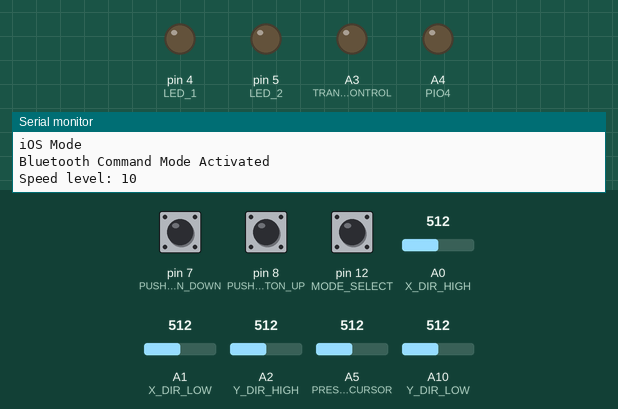
This sketch was run on a simulated Arduino Mega 2560, built with avr-gcc and run on an emulated ATmega2560. On the bench: output pins drawn as LEDs (lit = HIGH), the last lines printed to the serial monitor. Dashed ring = blinking. The inputs (shaded band) are chosen by the test bench; at power-on: pin 7 (PUSH_BUTTON_DOWN) HIGH, pin 8 (PUSH_BUTTON_UP) HIGH, pin 12 (MODE_SELECT) HIGH, A0 (X_DIR_HIGH) = 512, A1 (X_DIR_LOW) = 512, A2 (Y_DIR_HIGH) = 512, A5 (PRESSURE_CURSOR) = 512, A10 (Y_DIR_LOW) = 512. EEPROM starts erased.

Above: at 6.5 s.
6.6 s: pin 7 (PUSH_BUTTON_DOWN) pulled LOW for 0.15 s
At 6.9 s:
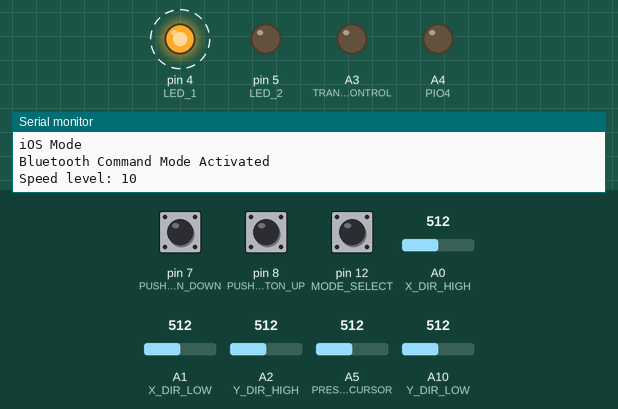
8.6 s: pin 8 (PUSH_BUTTON_UP) pulled LOW for 3.2 s
At 8.9 s:
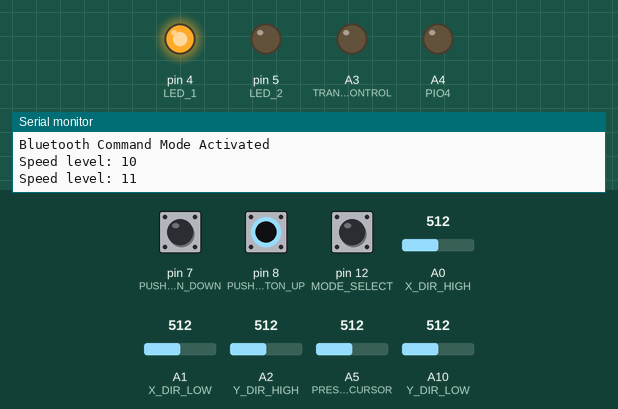
13.3 s: pin 7 (PUSH_BUTTON_DOWN) pulled LOW for 3.2 s
At 18.2 s:
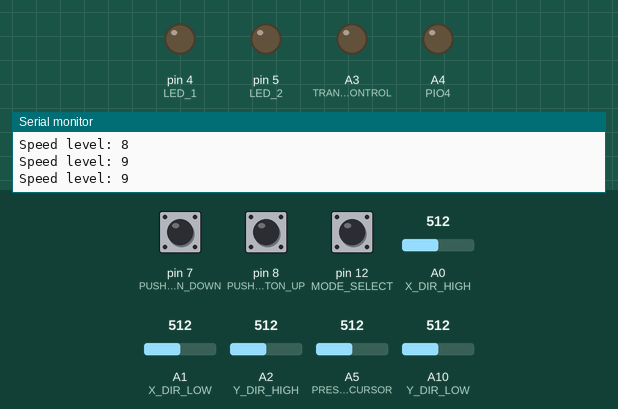
Timing chart, 0 to 19.7 s (numbered marks = the images above; inputs shaded):
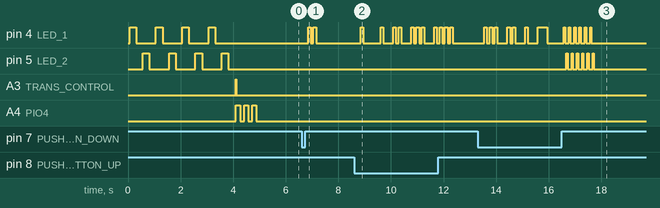

Measured:
- after the input at 6.6 s, pin 4 (LED_1): alternates HIGH for 0.10 s and LOW for 0.10 s, 4 changes in all, then stays LOW, starting after 0.25 s
- after the input at 8.6 s, pin 4 (LED_1): LOW → HIGH after 0.25 s, → LOW 0.10 s later, → HIGH 0.66 s later, → LOW 0.10 s later, … (22 changes in this stretch)
- after the input at 13.3 s, pin 4 (LED_1): LOW → HIGH after 0.25 s, → LOW 0.10 s later, → HIGH 0.10 s later, → LOW 0.10 s later, … (26 changes in this stretch); pin 5 (LED_2): alternates HIGH for 0.05 s and LOW for 0.15 s, 12 changes in all, then stays LOW, starting after 3.4 s

The sketch:

LipSync_Firmware_iOS.ino
```cpp
/*
  ----------------------------------------------------------
  =    //        //            ///               ///       =
  =    ////      //         ///  ///         ///    ///    =
  =    // //     //         ///              ///           =
  =    //  //    //          ///              ///          =
  =    //   //   //            ///              ///        =
  =    //    //  //              ///              ///      =
  =    //     // //               ///              ///     =
  =    //      ////        ///   ///         ///   ///     =
  =    //       ///           ///               ///        =
  ----------------------------------------------------------
*/
//Developed BY : MakersMakingChange
//EDITED BY: Milad Hajihassan
//VERSION: 1.1 iOS (25 October 2018)

#include <EEPROM.h>
#include <math.h>

//***PIN ASSIGNMENTS***//

#define MODE_SELECT 12                            // LipSync Mode Select
#define PUSH_BUTTON_UP 8                          // Cursor Control Button 1: UP - digital input pin 8 (internally pulled-up)
#define PUSH_BUTTON_DOWN 7                        // Cursor Control Button 2: DOWN - digital input pin 7 (internally pulled-up)
#define LED_1 4                                   // LipSync LED Color1 : GREEN - digital output pin 5
#define LED_2 5                                   // LipSync LED Color2 : RED - digital outputpin 4

#define TRANS_CONTROL A3                          // Bluetooth Transistor Control Pin - digital output pin A3
#define PIO4 A4                                   // Bluetooth PIO4 Command Pin - digital output pin A4

#define PRESSURE_CURSOR A5                        // Sip & Puff Pressure Transducer Pin - analog input pin A5
#define X_DIR_HIGH A0                             // X Direction High (Cartesian positive x : right) - analog input pin A0
#define X_DIR_LOW A1                              // X Direction Low (Cartesian negative x : left) - digital output pin A1
#define Y_DIR_HIGH A2                             // Y Direction High (Cartesian positive y : up) - analog input pin A2
#define Y_DIR_LOW A10                             // Y Direction Low (Cartesian negative y : down) - analog input pin A10

//***VARIABLE DECLARATION***//

int xHigh, yHigh, xLow, yLow;


int speedCounter = 4;                             //Declare variables for speed functionality
int fixedDelay = 30;
int switchDelay;

int commMode = 0;                                 // 1 == iOS mode or 0 == tvOS mode
int operationMode = 0;                            // Switch between 2 iOS modes
int configIsDone;                                 // Binary check of completed Bluetooth configuration
bool bluetoothCanConfig = false;                  // Allow to config Bluetooth if the flag is true

float sipThreshold;                               //Declare sip and puff variables
float puffThreshold;
float switchActivate;
int pollCounter = 0;                              //Switch poll counter
unsigned int puffCount;
unsigned int sipCount;


int puff1, puff2, puff3;

//-----------------------------------------------------------------------------------------------------------------------------------

//***MICROCONTROLLER AND PERIPHERAL MODULES CONFIGURATION***//

void setup() {

  Serial.begin(115200);                           // Set baud rate for serial coms for diagnostic data return from Bluetooth and microcontroller ***MAY REMOVE LATER***
  Serial1.begin(115200);                          // Set baud rate for Bluetooth module

  pinMode(LED_1, OUTPUT);                         //Set the visual feedback #1 LED pin to output mode
  pinMode(LED_2, OUTPUT);                         //Set the visual feedback #2 LED pin to output mode
  pinMode(TRANS_CONTROL, OUTPUT);                 //Set the transistor pin to output mode
  pinMode(PIO4, OUTPUT);                          //Set the unused pin to output mode

  pinMode(PRESSURE_CURSOR, INPUT);                //Set the pressure sensor pin to input mode

  pinMode(X_DIR_HIGH, INPUT);                     //Set the FSR pin to input mode
  pinMode(X_DIR_LOW, INPUT);
  pinMode(Y_DIR_HIGH, INPUT);
  pinMode(Y_DIR_LOW, INPUT);

  pinMode(MODE_SELECT, INPUT_PULLUP);             // LOW: iOS Mode HIGH: tvOS mode

  pinMode(PUSH_BUTTON_UP, INPUT_PULLUP);          //Set the increase joystick speed pin to input mode with pullup
  pinMode(PUSH_BUTTON_DOWN, INPUT_PULLUP);        //Set the decrease joystick speed pin to input mode with pullup

  pinMode(2, INPUT_PULLUP);                       //Set the unused pins to input mode with pullups
  pinMode(3, INPUT_PULLUP);
  pinMode(9, INPUT_PULLUP);
  pinMode(11, INPUT_PULLUP);
  pinMode(13, INPUT_PULLUP);


  delay(10);

  while(!Serial1);

  pressureSensorInitialization();               //Initialize the pressure sensor
  delay(10);
  switchSpeedValue();                           // Reads saved switch speed parameter from EEPROM
  delay(10);
  operationModeValue();                         // Read saved operation mode parameter from EEPROM
  delay(10);

  int execTime = millis();
  Serial.print("Configuration time: ");
  Serial.println(execTime);

  blink(4, 250, 3);                               // End the initialization visual feedback


  displayFeatureList();                           //Display the list of features

  Serial.println(communicationModeStatus());      // Identify the selected communication mode

  bluetoothConfigure();

  switchDelay = pow(1.6,(9-speedCounter))*fixedDelay;   //Set the default speed

  Serial.print("Speed level: ");
  Serial.println((9-speedCounter));
  delay(5);
}

//-----------------------------------------------------------------------------------------------------------------------------------

//***START OF INFINITE LOOP***//

void loop() {

  xHigh = analogRead(X_DIR_HIGH);
  xLow = analogRead(X_DIR_LOW);
  yHigh = analogRead(Y_DIR_LOW);
  yLow = analogRead(Y_DIR_HIGH);

  xHigh = map(xHigh, 0, 1023, 0, 16);                 //Map x and y values from (0 to 1023) bound to (0 to 16) as target bound
  xLow = map(xLow, 0, 1023, 0, 16);                   //The actual input values are approximately in (0 to 800) bound range
  yHigh = map(yHigh, 0, 1023, 0, 16);
  yLow = map(yLow, 0, 1023, 0, 16);

  int xDelta = xHigh - xLow;                          //Calculate the x and y delta values
  int yDelta = yHigh - yLow;

  int xx = (xDelta >= 0)? sq(xDelta):-sq(xDelta);     //Square the magnitude of x and y Delta values
  int yy = (yDelta >= 0)? sq(yDelta):-sq(yDelta);

  xx -= (xDelta >= 0)? int(sqrt(yDelta)):-int(sqrt(-yDelta));   //Subtract the square root of y Delta value from x Delta value to make movement smoother
  yy -= (yDelta >= 0)? int(sqrt(xDelta)):-int(sqrt(-xDelta));   //Subtract the square root of x Delta value from y Delta value to make movement smoother

  xx = constrain(xx, -128, 128);                      //Put constrain to set x and y range between -128 and 128 as lower and upper bounds
  yy = constrain(yy, -128, 128);

  xx = map(xx, -128, 128, -10, 10);                   //Map back x and y range from (-128 to 128) as current bounds to (0 to 1023) as target bounds
  yy = map(yy, -128, 128, -10, 10);


  if (((abs(xx)) > 0) || ((abs(yy)) > 0)) {
   pollCounter++;
   delay(15);
      if (pollCounter >= 10) {
          if ((xx >= 5) && (-5 < yy < 5) && ((abs(xx)) > (abs(yy)))) {
            if ((operationMode == 0) || (commMode == 0)) {
              //Right arrow key
              keyboardCommand((byte)0x00,byte(0x4F));
            }
            else if (operationMode == 1) {
              //Move keyboard cursor to the right direction (Alt/option Key + Right Arrow Key)
              keyboardCommand((1<<2),byte(0x4F));
            }
          }
          else if ((xx < -5) && (-5 < yy < 5) && ((abs(xx)) > (abs(yy)))){
            //Serial.println("left");
            if ((operationMode == 0) || (commMode == 0)) {
              //Left arrow key
              keyboardCommand((byte)0x00,byte(0x50));
            }
            else if (operationMode == 1) {
              //Move keyboard cursor to the left (Alt/option key + Left arrow key)
              keyboardCommand((1<<2),byte(0x50));
            }
          }
          else if ((-5 < xx < 5) && (yy < -5) && ((abs(yy)) > (abs(xx)))){
            //Serial.println("up");
            if ((operationMode == 0) || (commMode == 0)) {
              //Up arrow key
              keyboardCommand((byte)0x00,byte(0x52));
            }
            else if (operationMode == 1) {
              //Begin text selection on the right side of keyboard cursor (Shift Key + Right Arrow Key)
              keyboardCommand((1<<1),byte(0x4F));
            }
          }
          else if ((-5 < xx < 5) && (yy > 5) && ((abs(yy)) > (abs(xx)))){
            //Serial.println("down");
            if ((operationMode == 0) || (commMode == 0)) {
              //Down arrow key
              keyboardCommand((byte)0x00,byte(0x51));
            }
            else if (operationMode == 1) {
              //Begin text selection on the left side of keyboard cursor (Shift Key + Left Arrow key)
              keyboardCommand((1<<1),byte(0x50));
            }
          }
        delay(switchDelay);
        pollCounter = 0;
        }

  }

  if (digitalRead(PUSH_BUTTON_UP) == LOW) {
    delay(250);
    if (digitalRead(PUSH_BUTTON_DOWN) == LOW) {
    } else {
      increaseSwitchSpeed();      // Increase switch speed with push button up
    }
  }

  if (digitalRead(PUSH_BUTTON_DOWN) == LOW) {
    delay(250);
    if (digitalRead(PUSH_BUTTON_UP) == LOW) {
    } else {
      decreaseSwitchSpeed();      // Decrease switch speed with push button down
    }
  }

   //Pressure sensor sip and puff functions

  switchActivate = (((float)analogRead(PRESSURE_CURSOR)) / 1023.0) * 5.0;
  //Measure the pressure value and compare the result with puff pressure Thresholds
  if (switchActivate < puffThreshold) {
    while (switchActivate < puffThreshold) {
      switchActivate = (((float)analogRead(PRESSURE_CURSOR)) / 1023.0) * 5.0;
      puffCount++;         //Threshold counter
      delay(5);
    }
    if (commMode == 1) {                   //iOS mode
      if (puffCount < 150) {
        //Enter or select
        keyboardCommand(byte(0x00),byte(0x28));
      } else if (puffCount > 150 && puffCount < 750) {
        if (operationMode == 0) {
          //Search
          //Cmd or KEY_GUI_LEFT key + Space key
          keyboardCommand((1<<3),byte(0x2C));
        } else if (operationMode == 1) {
          //Find
          //Control key + F key
          keyboardCommand((1<<0),byte(0x09));
        }
      }
    } else {                   //tvOS mode
      if (puffCount < 150) {
        //Enter or select Key
        keyboardCommand(byte(0x00),byte(0x28));
      } else if (puffCount > 150 && puffCount < 750) {
        //F3 Key to switch to a different app
        keyboardCommand(byte(0x00),byte(0x3C));
      } else if (puffCount > 750) {
        //F9 Key - Fast Forward
        keyboardCommand(byte(0x00),byte(0x42));
      }
    }
      delay(switchDelay);
      puffCount = 0;
  }
  //Measure the pressure value and compare the result with sip pressure Thresholds
  if (switchActivate > sipThreshold) {
    while (switchActivate > sipThreshold) {
      switchActivate = (((float)analogRead(PRESSURE_CURSOR)) / 1023.0) * 5.0;
      sipCount++;         ///Threshold counter
      delay(5);
    }
    if (commMode == 1) {                   //iOS mode
      if (sipCount < 150) {
         //Space
        keyboardCommand(byte(0x00),byte(0x2C));
      } else if (sipCount > 150 && sipCount < 750) {
        //Home screen
        //Cmd or KEY_GUI_LEFT key + H key
        keyboardCommand((1<<3),byte(0x0B));
      } else if (sipCount > 750) {
        changeMode();
      }
    } else {                   //tvOS mode
      if (sipCount < 150) {
        //F4 Key - Go back
        keyboardCommand(byte(0x00),byte(0x3D));
      } else if (sipCount > 150 && sipCount < 750) {
        //F8 Key - Play or pause
        keyboardCommand(byte(0x00),byte(0x41));
      } else if (sipCount > 750) {
        //F7 Key - Rewind
        keyboardCommand(byte(0x00),byte(0x40));
      }
    }
      delay(switchDelay);
      sipCount = 0;
  }
}

//***CHANGE MODE FUNCTION SELECTION***//
void changeMode(void) {
  if (operationMode == 0) {
    operationMode++;
  } else {
    operationMode=0;
  }
  blink(operationMode+1, 500, 1);
  EEPROM.put(30, operationMode);
  delay(25);
}

//***END OF INFINITE LOOP***//

//-----------------------------------------------------------------------------------------------------------------------------------

//***DISPLAY FEATURE LIST FUNCTION***//

void displayFeatureList(void) {

  Serial.println(" ");
  Serial.println(" --- ");
  Serial.println("This is the LipSync iOS/tvOS firmware : VERSION: 1.1 (25 October 2018)");
  Serial.println(" --- ");
  Serial.println(" ");

}

//***LED BLINK FUNCTIONS***//

void blink(int numBlinks, int delayBlinks, int ledNumber ) {
  if (numBlinks < 0) numBlinks *= -1;

  switch (ledNumber) {
    case 1: {
        for (int i = 0; i < numBlinks; i++) {
          digitalWrite(LED_1, HIGH);
          delay(delayBlinks);
          digitalWrite(LED_1, LOW);
          delay(delayBlinks);
        }
        break;
      }
    case 2: {
        for (int i = 0; i < numBlinks; i++) {
          digitalWrite(LED_2, HIGH);
          delay(delayBlinks);
          digitalWrite(LED_2, LOW);
          delay(delayBlinks);
        }
        break;
      }
    case 3: {
        for (int i = 0; i < numBlinks; i++) {
          digitalWrite(LED_1, HIGH);
          delay(delayBlinks);
          digitalWrite(LED_1, LOW);
          delay(delayBlinks);
          digitalWrite(LED_2, HIGH);
          delay(delayBlinks);
          digitalWrite(LED_2, LOW);
          delay(delayBlinks);
        }
        break;
      }
  }
}

//***OPERATION MODE NUMBER FUNCTIONS***//

void operationModeValue(void) {
  int var;
  EEPROM.get(30, var);
  delay(5);
  operationMode = ((var == 0) || (var == 1)) ? var : 0;
  delay(5);
  EEPROM.put(30, operationMode);
  delay(5);
}

//***HID KEYBOARD SWITCH SPEED FUNCTIONS***//

void switchSpeedValue(void) {
  int var;
  EEPROM.get(2, var);
  delay(5);
  speedCounter = var;
}

//***INCREASE SWITCH SPEED FUNCTION***//

void increaseSwitchSpeed(void) {
  speedCounter++;

  if (speedCounter == 9) {
    blink(6, 50, 3);
    speedCounter = 8;
  } else {
    blink(speedCounter, 100, 1);
    switchDelay = pow(1.6,(9-speedCounter))*fixedDelay;
    EEPROM.put(2, speedCounter);
    delay(25);
  }
  Serial.print("Speed level: ");
  Serial.println((9-speedCounter));
}

//***DECREASE JOYSTICK SPEED FUNCTION***//

void decreaseSwitchSpeed(void) {
  speedCounter--;

  if (speedCounter == -1) {
    blink(6, 50, 3);     // twelve very fast blinks
    speedCounter = 0;
  } else if (speedCounter == 0) {
    blink(1, 350, 1);
    switchDelay = pow(1.6,(9-speedCounter))*fixedDelay;
    EEPROM.put(2, speedCounter);
    delay(25);
  } else {
    blink(speedCounter, 100, 1);
    switchDelay = pow(1.6,(9-speedCounter))*fixedDelay;
    EEPROM.put(2, speedCounter);
    delay(25);
  }
  Serial.print("Speed level: ");
  Serial.println((9-speedCounter));
}


//***BLUETOOTH HID KEYBOARD IOS FUNCTIONS***//

void keyboardCommand(byte modifier,byte button) {

    byte modifierByte=(byte)0x00;
    byte buttonByte=(byte)0x00;
    byte bluetoothKeyboard[5];

    buttonByte=button;
    modifierByte=modifier;

    bluetoothKeyboard[0] = 0xFE;
    bluetoothKeyboard[1] = 0x3;
    bluetoothKeyboard[2] = modifierByte;
    bluetoothKeyboard[3] = buttonByte;
    bluetoothKeyboard[4] = 0x0;

    Serial1.write(bluetoothKeyboard,5);
    Serial1.flush();
    delay(10);
    keyboardClear();

}

void keyboardClear(void) {

  byte bluetoothKeyboard[2];

  bluetoothKeyboard[0] = 0xFD;
  bluetoothKeyboard[1] = 0x00;
  Serial1.write(bluetoothKeyboard,2);
  Serial1.flush();
  delay(10);

}


//***COMMUNICATION MODE STATUS***//

String communicationModeStatus() {
  String modeName;
  if (digitalRead(MODE_SELECT) == LOW) {
    commMode = 0;                                     // 0 == tvOS mode
    modeName="tvOS Mode";
  } else if (digitalRead(MODE_SELECT) == HIGH) {
    commMode = 1;                                     // 1 == iOS mode
    modeName="iOS Mode";
  }
  delay(10);
  return modeName;
}

//***PRESSURE SENSOR INITIALIZATION FUNCTION***//

void pressureSensorInitialization(void) {
  float nominalSwitchValue = (((float)analogRead(PRESSURE_CURSOR)) / 1024.0) * 5.0; // Initial neutral pressure transducer analog value [0.0V - 5.0V]

  sipThreshold = nominalSwitchValue + 0.5;          //Create sip pressure threshold value ***Larger values tend to minimize frequency of inadvertent activation

  puffThreshold = nominalSwitchValue - 0.5;         //Create puff pressure threshold value ***Larger values tend to minimize frequency of inadvertent activation
}


//----------------------RN-42 BLUETOOTH MODULE INITIALIZATION SECTION----------------------//

//***BLUETOOTH CONFIGURATION STATUS FUNCTION***//

void bluetoothConfigureStatus(void) {
  int var;                                      // Local integer variable initialized and defined for use with EEPROM GET function
  EEPROM.get(46, var);                          // Assign value of EEPROM memory at index zero (0) to int variable var
  delay(10);
  configIsDone = (var == 1) ? var : 0;          //Define the configIsDone to 0 if the mose is set for the first time
  //Serial.println(var);                          // Only for diagnostics, may be removed later
  delay(10);
}

//***BLUETOOTH CONFIGURATION FUNCTION***//

void bluetoothConfigure(void) {
    bluetoothConfigureStatus();                      // check if Bluetooth has previously been configured
    delay(10);
    if ((configIsDone == 0) || bluetoothCanConfig) {   // if Bluetooth has not been configured then execute configuration sequence
      bluetoothCommandMode();                               // enter Bluetooth command mode
      bluetoothConfigSequence();                           // send configuarion data to Bluetooth module
      delay(10);
    } else {
      Serial.println("Bluetooth configuration has previously been completed.");
      delay(10);
    }
}

//***CHANGE THE TRANSISTOR CONTROLS ONCE THE PNP IS SWITCHED IN FOR THE NPN***

void bluetoothCommandMode(void) {
  digitalWrite(TRANS_CONTROL, HIGH);                  // transistor base pin HIGH to ensure Bluetooth module is off
  digitalWrite(PIO4, HIGH);                           // command pin high
  delay(10);
  digitalWrite(TRANS_CONTROL, LOW);                   // transistor base pin LOW to power on Bluetooth module
  delay(10);

  for (int i = 0; i < 3; i++) {                       // cycle PIO4 pin high-low 3 times with 1 sec delay between each level transition
    digitalWrite(PIO4, HIGH);
    delay(150);
    digitalWrite(PIO4, LOW);
    delay(150);
  }

  digitalWrite(PIO4, LOW);                  // drive PIO4 pin low as per command mode instructions
  delay(10);
  Serial1.print("$$$");                     // enter Bluetooth command mode :: "$$$" CANNOT be Serial.println("$$$") ONLY Serial.print("$$$")
  delay(50);                              // time delay to visual inspect the red LED is flashing at 10Hz which indicates the Bluetooth module is in Command Mode
  Serial.println("Bluetooth Command Mode Activated");
}

void bluetoothConfigSequence(void) {
  Serial1.print("$$$");                     // enter Bluetooth command mode :: "$$$" CANNOT be Serial.println("$$$") ONLY Serial.print("$$$")
  delay(50);
  Serial1.println("ST,255");                 // turn off the 60 sec timer for command mode
  delay(15);
  Serial1.println("SA,2");                   // ***NEW ADDITION - Authentication Values 2: "any mode" work
  delay(15);
  Serial1.println("SX,0");                   // ***NEW ADDITION - Bonding 0: disabled
  delay(15);
  if (commMode == 0) {
    Serial1.println("SN,LipSyncBT_tvOS");     // change name of BT module to LipSyncBT_tvOS
  }
  else {
    Serial1.println("SN,LipSyncBT_iOS");     // change name of BT module to LipSyncBT_iOS
  }
  delay(15);
  Serial1.println("SM,6");                   // ***NEW ADDITION - Pairing "SM,6": auto-connect mode
  delay(15);
  Serial1.println("SH,0000");                // configure device as HID keyboard
  delay(15);
  Serial1.println("S~,6");                   // activate HID profile
  delay(15);
  Serial1.println("SQ,0");                   // configure for latency NOT throughput -> turn off: "SQ,0"
  delay(15);
  Serial1.println("S?,1");                   // 1:ENABLE role switch -> slave device attempts role switch -> indicates better performance for high speed data
  delay(15);
  Serial1.println("R,1");                    // reboot BT module
  delay(15);

  int val0 = 1;
  int val1 = speedCounter;

  EEPROM.put(0, val0);                        // EEPROM address 0 gets configuration completed value (== 1)
  delay(15);
  EEPROM.put(2, val1);                        // EEPROM address 1 gets default switch speed counter value (== 20) ***SHOULD ONLY OCCUR ONCE UNLESS THE LIPSYNC IS FACTORY RESET??
  delay(15);
  int val3;
  EEPROM.get(0, val3);                        // diagnostics
  delay(15);
}
```
